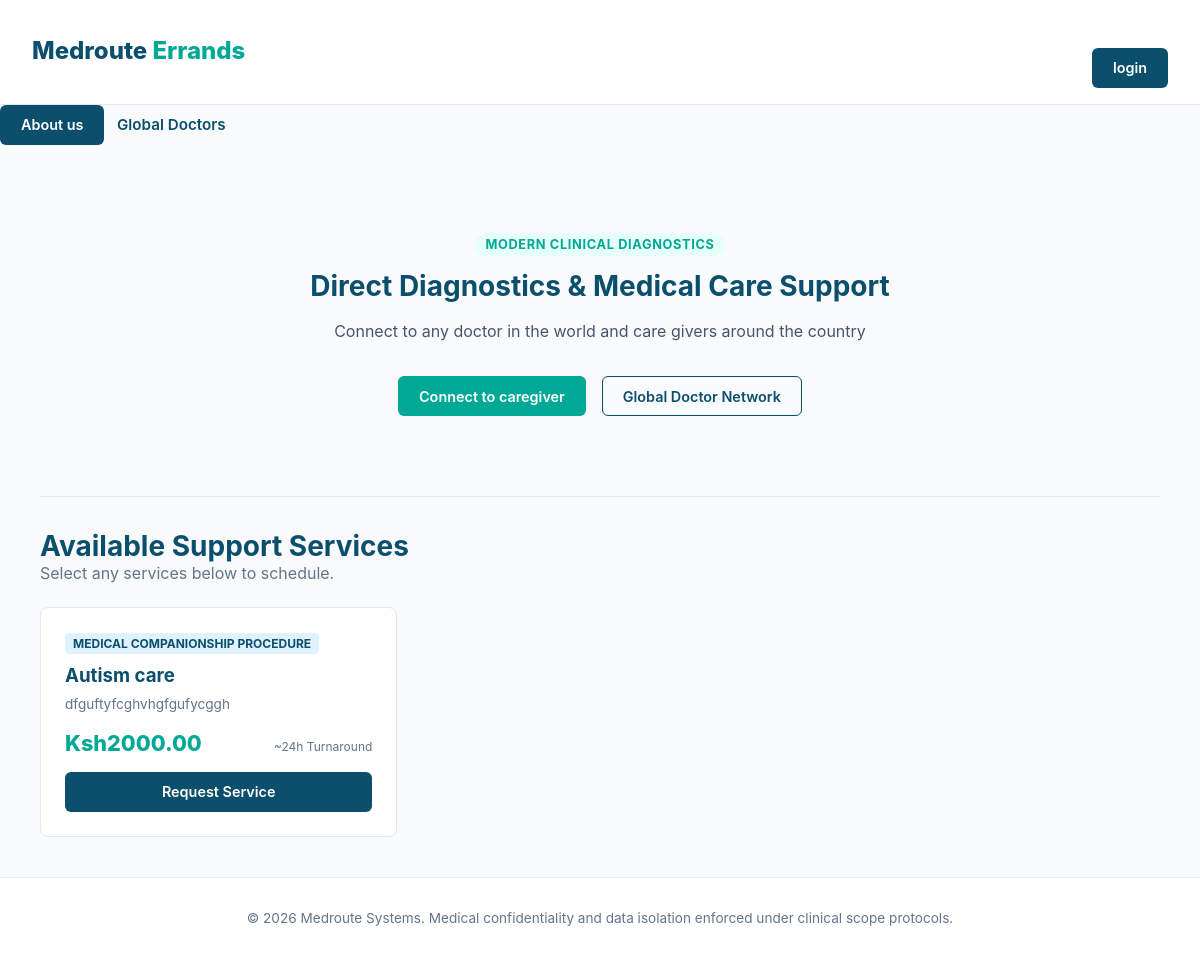
The page / on the database its author committed.
### core/models.py (models this page shows, shortened)
class LabService(models.Model):
    category = models.ForeignKey(ServiceCategory, on_delete=models.PROTECT, related_name="services")
    name = models.CharField(max_length=256)
    code = models.CharField(max_length=32, unique=True)
    price = models.DecimalField(max_digits=10, decimal_places=2)
    turnaround_time_hours = models.PositiveIntegerField(default=24)
    preparation_instructions = models.TextField(blank=True)
    is_active = models.BooleanField(default=True)

class ServiceCategory(models.Model):
    class CategoryType(models.TextChoices):
        LAB_TEST = "LAB_TEST", _("Laboratory Diagnostic Service")
        COMPANIONSHIP = "COMPANIONSHIP", _("Medical Companionship Procedure")
    name = models.CharField(max_length=128)
    category_type = models.CharField(max_length=32, choices=CategoryType.choices)
    description = models.TextField(blank=True)
    class Meta:
        verbose_name_plural = "Service Categories"

### core/views.py (the view)
# urls.py: path("", views.index_view, name="index-page"),
def index_view(request):
    services = LabService.objects.filter(is_active=True).select_related("category")
    return render(request, "index.html", {"services": services})

### templates/index.html (shortened to what this page needs)
{% extends "base.html" %}
{% block content %}
<section style="text-align: center; padding: 3rem 0; max-width: 820px; margin: 0 auto;">
  <span style="font-size: 0.8rem; font-weight: 700; color: var(--secondary-teal); text-transform: uppercase; letter-spacing: 0.05em; background: #E6FFFA; padding: 4px 10px; border-radius: 9999px;">
    Modern Clinical Diagnostics
  </span>
  <h1 style="font-size: 1.75rem; color: var(--primary-deep); margin: 1rem 0;">Direct Diagnostics & Medical Care Support</h1>
  <p style="font-size: 1.rem; color: #475569; line-height: 1.6;">
    Connect to any doctor in the world and care givers around the country
  </p>
  <div style="margin-top: 2rem; display: flex; gap: 1rem; justify-content: center;">
    <a href="/connect-care-giver/" class="clinical-btn btn-teal">Connect to caregiver</a>
<a href="/directory/doctors/" class="clinical-btn btn-outline">Global Doctor Network</a>
  </div>
</section>
<hr style="border: 0; border-top: 1px solid var(--border-slate); margin: 2rem 0;">
<section id="services-anchor">
  <div style="display: flex; justify-content: space-between; align-items: flex-end; margin-bottom: 1.5rem;">
    <div>
      <h2 style="font-size: 1.75rem; color: var(--primary-deep);">Available  Support Services</h2>
      <p style="color: #64748B;">Select any services below  to schedule.</p>
    </div>
  </div>
  <div class="card-grid">
    {% for service in services %}
    <div class="card">
      <div>
        <span style="font-size: 0.75rem; font-weight: 700; text-transform: uppercase; background: #E0F2FE; color: var(--primary-deep); padding: 0.2rem 0.5rem; border-radius: 4px;">
          {{ service.category.get_category_type_display }}
        </span>
        <h3 style="margin-top: 0.75rem; color: var(--primary-deep);">{{ service.name }}</h3>
        <p style="font-size: 0.85rem; color: #64748B; margin: 0.5rem 0 1rem 0; line-height: 1.4;">
          {{ service.preparation_instructions|default:"Routine clinical specimen preparation applies." }}
        </p>
      </div>
      <div>
        <div style="display: flex; justify-content: space-between; align-items: baseline; margin-bottom: 1rem;">
          <span style="font-size: 1.35rem; font-weight: 800; color: var(--secondary-teal);">
            Ksh{{ service.price }}
          </span>
          <span style="font-size: 0.75rem; color: #64748B;">
            ~{{ service.turnaround_time_hours }}h Turnaround
          </span>
        </div>
        <button onclick="handleServiceSelection('{{ service.id }}', '{{ service.name|escapejs }}', '{{ service.price }}')" class="clinical-btn btn-primary" style="width: 100%;">
          Request Service
        </button>
      </div>
    </div>
    {% empty %}
    <p style="color: #64748B;">Services are currently unavaiable, please chat with us on<a href="https://wa.me/+254112193534"> WhatsApp</a>.</p>
    {% endfor %}
  </div>
</section>
{% endblock %}

### static/css/style.css (style rules this page uses)
:root { --primary-deep: #0B4F6C; --secondary-teal: #00A896; --sterile-white: #FFFFFF; --neutral-slate: #0F172A; --neutral-soft: #F8FAFC; --border-slate: #E2E8F0; --alert-red: #EF4444; --success-green: #10B981; }
* { box-sizing: border-box; margin: 0; padding: 0; font-family: -apple-system, BlinkMacSystemFont, "Segoe UI", Roboto, Oxygen, Ubuntu, Cantarell, sans-serif; }
body { background-color: var(--neutral-soft); color: var(--neutral-slate); min-height: 100vh; display: flex; flex-direction: column; }
.clinical-btn { padding: 0.65rem 1.25rem; border-radius: 6px; border: none; outline: none; font-weight: 600; font-size: 0.9rem; cursor: pointer; transition: all 0.2s ease; text-decoration: none; display: inline-flex; gap: 8px; align-items: center; justify-content: center; white-space: nowrap; }
.btn-primary { background-color: var(--primary-deep); color: var(--sterile-white); border: 1px solid transparent; }
.btn-teal { background-color: var(--secondary-teal); color: var(--sterile-white); }
.clinical-btn { padding: 0.65rem 1.25rem; border-radius: 6px; border: 1px solid transparent; font-weight: 600; cursor: pointer; transition: all 0.2s ease; text-decoration: none; display: inline-block; }
.btn-primary { background-color: var(--primary-deep); color: var(--sterile-white); }
.btn-outline { border-color: var(--primary-deep); color: var(--primary-deep); background: transparent; }
.card-grid { display: grid; grid-template-columns: repeat(auto-fill, minmax(320px, 1fr)); gap: 1.5rem; margin-top: 1.5rem; }
.card { background: var(--sterile-white); border: 1px solid var(--border-slate); border-radius: 8px; padding: 1.5rem; display: flex; flex-direction: column; justify-content: space-between; }

### rows shown on the page
LabService: category.category_type "MEDICAL COMPANIONSHIP PROCEDURE", name "Autism care", preparation_instructions "dfguftyfcghvhgfgufycggh", price "2000.00", turnaround_time_hours "24"
